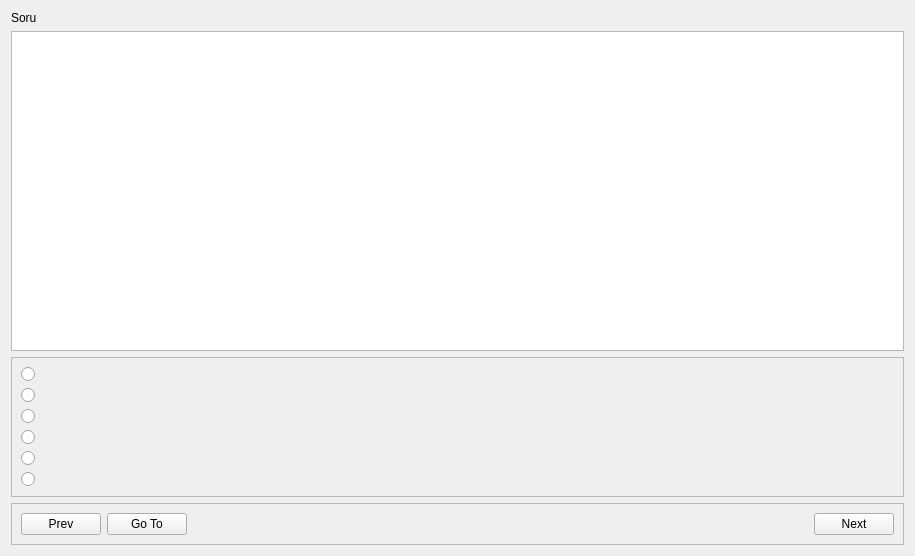
<?xml version="1.0" encoding="UTF-8"?>
<ui version="4.0">
 <class>QuizWidget</class>
 <widget class="QWidget" name="QuizWidget">
  <property name="geometry">
   <rect>
    <x>0</x>
    <y>0</y>
    <width>915</width>
    <height>556</height>
   </rect>
  </property>
  <property name="windowTitle">
   <string>Quiz Widget</string>
  </property>
  <property name="styleSheet">
   <string notr="true">font: 20pt &quot;Courier 10 Pitch&quot;;</string>
  </property>
  <layout class="QVBoxLayout" name="verticalLayout_2">
   <item>
    <widget class="QLabel" name="labelQuestion">
     <property name="styleSheet">
      <string notr="true">font: 75 italic 32pt &quot;Noto Sans&quot;;</string>
     </property>
     <property name="text">
      <string>Soru</string>
     </property>
     <property name="wordWrap">
      <bool>true</bool>
     </property>
    </widget>
   </item>
   <item>
    <widget class="QTextEdit" name="textHtml"/>
   </item>
   <item>
    <widget class="QFrame" name="frame">
     <property name="frameShape">
      <enum>QFrame::StyledPanel</enum>
     </property>
     <property name="frameShadow">
      <enum>QFrame::Raised</enum>
     </property>
     <layout class="QVBoxLayout" name="verticalLayout">
      <item>
       <widget class="QRadioButton" name="radioChoice_1">
        <property name="text">
         <string/>
        </property>
       </widget>
      </item>
      <item>
       <widget class="QRadioButton" name="radioChoice_2">
        <property name="text">
         <string/>
        </property>
       </widget>
      </item>
      <item>
       <widget class="QRadioButton" name="radioChoice_3">
        <property name="text">
         <string/>
        </property>
       </widget>
      </item>
      <item>
       <widget class="QRadioButton" name="radioChoice_4">
        <property name="text">
         <string/>
        </property>
       </widget>
      </item>
      <item>
       <widget class="QRadioButton" name="radioChoice_5">
        <property name="text">
         <string/>
        </property>
       </widget>
      </item>
      <item>
       <widget class="QRadioButton" name="radioChoice_6">
        <property name="text">
         <string/>
        </property>
       </widget>
      </item>
     </layout>
    </widget>
   </item>
   <item>
    <widget class="QFrame" name="frame_2">
     <property name="frameShape">
      <enum>QFrame::StyledPanel</enum>
     </property>
     <property name="frameShadow">
      <enum>QFrame::Raised</enum>
     </property>
     <layout class="QHBoxLayout" name="horizontalLayout">
      <item>
       <widget class="QPushButton" name="pushPrev">
        <property name="text">
         <string>Prev</string>
        </property>
       </widget>
      </item>
      <item>
       <widget class="QPushButton" name="pushGoTo">
        <property name="text">
         <string>Go To</string>
        </property>
       </widget>
      </item>
      <item>
       <spacer name="horizontalSpacer">
        <property name="orientation">
         <enum>Qt::Horizontal</enum>
        </property>
        <property name="sizeHint" stdset="0">
         <size>
          <width>601</width>
          <height>20</height>
         </size>
        </property>
       </spacer>
      </item>
      <item>
       <widget class="QPushButton" name="pushNext">
        <property name="text">
         <string>Next</string>
        </property>
       </widget>
      </item>
     </layout>
    </widget>
   </item>
  </layout>
 </widget>
 <resources/>
 <connections/>
</ui>
